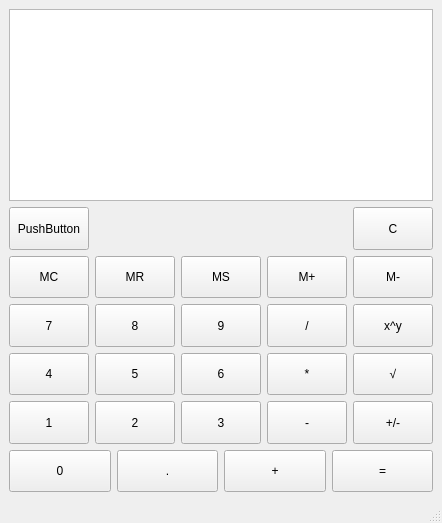
<?xml version="1.0" encoding="UTF-8"?>
<ui version="4.0">
 <class>MainWindow</class>
 <widget class="QMainWindow" name="MainWindow">
  <property name="geometry">
   <rect>
    <x>0</x>
    <y>0</y>
    <width>419</width>
    <height>523</height>
   </rect>
  </property>
  <property name="windowTitle">
   <string>Калькулятор</string>
  </property>
  <widget class="QWidget" name="centralwidget">
   <layout class="QVBoxLayout" name="verticalLayout">
    <item>
     <widget class="QTextEdit" name="textEdit">
      <property name="sizePolicy">
       <sizepolicy hsizetype="Minimum" vsizetype="Minimum">
        <horstretch>0</horstretch>
        <verstretch>0</verstretch>
       </sizepolicy>
      </property>
      <property name="layoutDirection">
       <enum>Qt::LeftToRight</enum>
      </property>
      <property name="readOnly">
       <bool>true</bool>
      </property>
     </widget>
    </item>
    <item>
     <layout class="QHBoxLayout" name="horizontalLayout">
      <item>
       <widget class="QPushButton" name="menuButton">
        <property name="sizePolicy">
         <sizepolicy hsizetype="Minimum" vsizetype="Expanding">
          <horstretch>0</horstretch>
          <verstretch>0</verstretch>
         </sizepolicy>
        </property>
        <property name="text">
         <string>PushButton</string>
        </property>
       </widget>
      </item>
      <item>
       <spacer name="horizontalSpacer">
        <property name="orientation">
         <enum>Qt::Horizontal</enum>
        </property>
        <property name="sizeHint" stdset="0">
         <size>
          <width>40</width>
          <height>20</height>
         </size>
        </property>
       </spacer>
      </item>
      <item>
       <widget class="QPushButton" name="cButton">
        <property name="sizePolicy">
         <sizepolicy hsizetype="Minimum" vsizetype="Expanding">
          <horstretch>0</horstretch>
          <verstretch>0</verstretch>
         </sizepolicy>
        </property>
        <property name="text">
         <string>C</string>
        </property>
       </widget>
      </item>
     </layout>
    </item>
    <item>
     <layout class="QHBoxLayout" name="horizontalLayout_2">
      <item>
       <widget class="QPushButton" name="MCButton">
        <property name="sizePolicy">
         <sizepolicy hsizetype="Expanding" vsizetype="Expanding">
          <horstretch>0</horstretch>
          <verstretch>0</verstretch>
         </sizepolicy>
        </property>
        <property name="text">
         <string>MC</string>
        </property>
       </widget>
      </item>
      <item>
       <widget class="QPushButton" name="MRButton">
        <property name="sizePolicy">
         <sizepolicy hsizetype="Expanding" vsizetype="Expanding">
          <horstretch>0</horstretch>
          <verstretch>0</verstretch>
         </sizepolicy>
        </property>
        <property name="text">
         <string>MR</string>
        </property>
       </widget>
      </item>
      <item>
       <widget class="QPushButton" name="MSButton">
        <property name="sizePolicy">
         <sizepolicy hsizetype="Expanding" vsizetype="Expanding">
          <horstretch>0</horstretch>
          <verstretch>0</verstretch>
         </sizepolicy>
        </property>
        <property name="text">
         <string>MS</string>
        </property>
       </widget>
      </item>
      <item>
       <widget class="QPushButton" name="MPlustButton">
        <property name="sizePolicy">
         <sizepolicy hsizetype="Expanding" vsizetype="Expanding">
          <horstretch>0</horstretch>
          <verstretch>0</verstretch>
         </sizepolicy>
        </property>
        <property name="text">
         <string>M+</string>
        </property>
       </widget>
      </item>
      <item>
       <widget class="QPushButton" name="MMinusButton">
        <property name="sizePolicy">
         <sizepolicy hsizetype="Expanding" vsizetype="Expanding">
          <horstretch>0</horstretch>
          <verstretch>0</verstretch>
         </sizepolicy>
        </property>
        <property name="text">
         <string>M-</string>
        </property>
       </widget>
      </item>
     </layout>
    </item>
    <item>
     <layout class="QHBoxLayout" name="horizontalLayout_3">
      <item>
       <widget class="QPushButton" name="sevenButton">
        <property name="sizePolicy">
         <sizepolicy hsizetype="Expanding" vsizetype="Expanding">
          <horstretch>0</horstretch>
          <verstretch>0</verstretch>
         </sizepolicy>
        </property>
        <property name="text">
         <string>7</string>
        </property>
       </widget>
      </item>
      <item>
       <widget class="QPushButton" name="eightButton">
        <property name="sizePolicy">
         <sizepolicy hsizetype="Expanding" vsizetype="Expanding">
          <horstretch>0</horstretch>
          <verstretch>0</verstretch>
         </sizepolicy>
        </property>
        <property name="text">
         <string>8</string>
        </property>
       </widget>
      </item>
      <item>
       <widget class="QPushButton" name="nineButton">
        <property name="sizePolicy">
         <sizepolicy hsizetype="Expanding" vsizetype="Expanding">
          <horstretch>0</horstretch>
          <verstretch>0</verstretch>
         </sizepolicy>
        </property>
        <property name="text">
         <string>9</string>
        </property>
       </widget>
      </item>
      <item>
       <widget class="QPushButton" name="divisionButton">
        <property name="sizePolicy">
         <sizepolicy hsizetype="Expanding" vsizetype="Expanding">
          <horstretch>0</horstretch>
          <verstretch>0</verstretch>
         </sizepolicy>
        </property>
        <property name="text">
         <string>/</string>
        </property>
       </widget>
      </item>
      <item>
       <widget class="QPushButton" name="raiseButton">
        <property name="sizePolicy">
         <sizepolicy hsizetype="Expanding" vsizetype="Expanding">
          <horstretch>0</horstretch>
          <verstretch>0</verstretch>
         </sizepolicy>
        </property>
        <property name="text">
         <string>x^y</string>
        </property>
       </widget>
      </item>
     </layout>
    </item>
    <item>
     <layout class="QHBoxLayout" name="horizontalLayout_4">
      <item>
       <widget class="QPushButton" name="fourButton">
        <property name="sizePolicy">
         <sizepolicy hsizetype="Expanding" vsizetype="Expanding">
          <horstretch>0</horstretch>
          <verstretch>0</verstretch>
         </sizepolicy>
        </property>
        <property name="text">
         <string>4</string>
        </property>
       </widget>
      </item>
      <item>
       <widget class="QPushButton" name="fiveButton">
        <property name="sizePolicy">
         <sizepolicy hsizetype="Expanding" vsizetype="Expanding">
          <horstretch>0</horstretch>
          <verstretch>0</verstretch>
         </sizepolicy>
        </property>
        <property name="text">
         <string>5</string>
        </property>
       </widget>
      </item>
      <item>
       <widget class="QPushButton" name="sixButton">
        <property name="sizePolicy">
         <sizepolicy hsizetype="Expanding" vsizetype="Expanding">
          <horstretch>0</horstretch>
          <verstretch>0</verstretch>
         </sizepolicy>
        </property>
        <property name="text">
         <string>6</string>
        </property>
       </widget>
      </item>
      <item>
       <widget class="QPushButton" name="multipleButton">
        <property name="sizePolicy">
         <sizepolicy hsizetype="Expanding" vsizetype="Expanding">
          <horstretch>0</horstretch>
          <verstretch>0</verstretch>
         </sizepolicy>
        </property>
        <property name="text">
         <string>*</string>
        </property>
       </widget>
      </item>
      <item>
       <widget class="QPushButton" name="sqrtButton">
        <property name="sizePolicy">
         <sizepolicy hsizetype="Expanding" vsizetype="Expanding">
          <horstretch>0</horstretch>
          <verstretch>0</verstretch>
         </sizepolicy>
        </property>
        <property name="text">
         <string>√</string>
        </property>
       </widget>
      </item>
     </layout>
    </item>
    <item>
     <layout class="QHBoxLayout" name="horizontalLayout_5">
      <item>
       <widget class="QPushButton" name="oneButton">
        <property name="sizePolicy">
         <sizepolicy hsizetype="Expanding" vsizetype="Expanding">
          <horstretch>0</horstretch>
          <verstretch>0</verstretch>
         </sizepolicy>
        </property>
        <property name="text">
         <string>1</string>
        </property>
       </widget>
      </item>
      <item>
       <widget class="QPushButton" name="twoButton">
        <property name="sizePolicy">
         <sizepolicy hsizetype="Expanding" vsizetype="Expanding">
          <horstretch>0</horstretch>
          <verstretch>0</verstretch>
         </sizepolicy>
        </property>
        <property name="text">
         <string>2</string>
        </property>
       </widget>
      </item>
      <item>
       <widget class="QPushButton" name="threeButton">
        <property name="sizePolicy">
         <sizepolicy hsizetype="Expanding" vsizetype="Expanding">
          <horstretch>0</horstretch>
          <verstretch>0</verstretch>
         </sizepolicy>
        </property>
        <property name="text">
         <string>3</string>
        </property>
       </widget>
      </item>
      <item>
       <widget class="QPushButton" name="minusButton">
        <property name="sizePolicy">
         <sizepolicy hsizetype="Expanding" vsizetype="Expanding">
          <horstretch>0</horstretch>
          <verstretch>0</verstretch>
         </sizepolicy>
        </property>
        <property name="text">
         <string>-</string>
        </property>
       </widget>
      </item>
      <item>
       <widget class="QPushButton" name="negativeButton">
        <property name="sizePolicy">
         <sizepolicy hsizetype="Expanding" vsizetype="Expanding">
          <horstretch>0</horstretch>
          <verstretch>0</verstretch>
         </sizepolicy>
        </property>
        <property name="text">
         <string>+/-</string>
        </property>
       </widget>
      </item>
     </layout>
    </item>
    <item>
     <layout class="QHBoxLayout" name="horizontalLayout_6">
      <item>
       <widget class="QPushButton" name="zeroButton">
        <property name="sizePolicy">
         <sizepolicy hsizetype="Expanding" vsizetype="Expanding">
          <horstretch>0</horstretch>
          <verstretch>0</verstretch>
         </sizepolicy>
        </property>
        <property name="text">
         <string>0</string>
        </property>
       </widget>
      </item>
      <item>
       <widget class="QPushButton" name="dotButton">
        <property name="sizePolicy">
         <sizepolicy hsizetype="Expanding" vsizetype="Expanding">
          <horstretch>0</horstretch>
          <verstretch>0</verstretch>
         </sizepolicy>
        </property>
        <property name="text">
         <string>.</string>
        </property>
       </widget>
      </item>
      <item>
       <widget class="QPushButton" name="plusButton">
        <property name="sizePolicy">
         <sizepolicy hsizetype="Expanding" vsizetype="Expanding">
          <horstretch>0</horstretch>
          <verstretch>0</verstretch>
         </sizepolicy>
        </property>
        <property name="text">
         <string>+</string>
        </property>
       </widget>
      </item>
      <item>
       <widget class="QPushButton" name="equalsButton">
        <property name="sizePolicy">
         <sizepolicy hsizetype="Expanding" vsizetype="Expanding">
          <horstretch>0</horstretch>
          <verstretch>0</verstretch>
         </sizepolicy>
        </property>
        <property name="text">
         <string>=</string>
        </property>
       </widget>
      </item>
     </layout>
    </item>
   </layout>
  </widget>
  <widget class="QMenuBar" name="menubar">
   <property name="geometry">
    <rect>
     <x>0</x>
     <y>0</y>
     <width>419</width>
     <height>22</height>
    </rect>
   </property>
  </widget>
  <widget class="QStatusBar" name="statusbar"/>
 </widget>
 <resources/>
 <connections/>
</ui>
